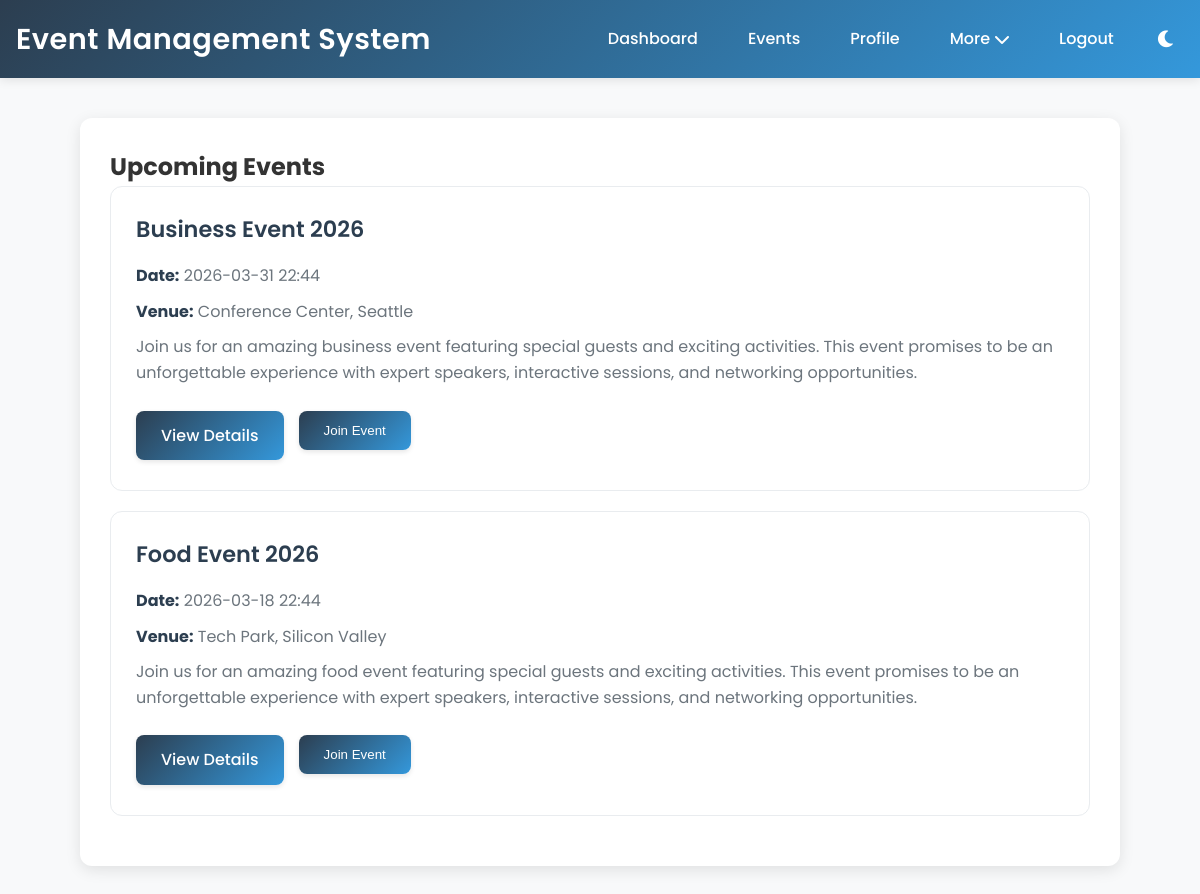
The page /upcoming_events (signed in) on the database as committed earlier.
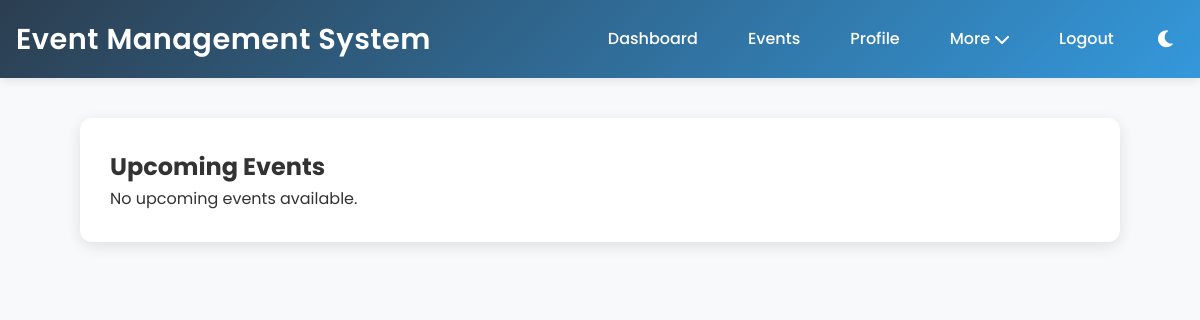
The same page on the database as committed later.
### app.py (models this page shows, shortened)
class Event(db.Model):
    id = db.Column(db.Integer, primary_key=True)
    title = db.Column(db.String(100), nullable=False)
    description = db.Column(db.Text, nullable=False)
    date = db.Column(db.DateTime, nullable=False)
    venue = db.Column(db.String(200), nullable=False)
    category = db.Column(db.String(50))
    capacity = db.Column(db.Integer)
    price = db.Column(db.Float, default=0.0)
    organizer = db.Column(db.String(100))
    contact_email = db.Column(db.String(120))
    contact_phone = db.Column(db.String(20))
    requirements = db.Column(db.Text)
    schedule = db.Column(db.Text)
    speakers = db.Column(db.Text)
    sponsors = db.Column(db.Text)
    image_url = db.Column(db.String(255))
    likes = db.Column(db.Integer, default=0)
    shares = db.Column(db.Integer, default=0)
    views = db.Column(db.Integer, default=0)
    revenue = db.Column(db.Float, default=0.0)
    chat_messages = db.relationship('ChatMessage', backref='event', lazy=True)
    organizer_id = db.Column(db.Integer, db.ForeignKey('user.id'))
    created_by = db.Column(db.Integer, db.ForeignKey('user.id'))

### app.py (the view)
@app.route('/upcoming_events')
@login_required
def upcoming_events():
    upcoming_events = Event.query.filter(Event.date > datetime.now()).all()
    return render_template('upcoming_events.html', events=upcoming_events)

### app.py (called while the page is built)
@login_manager.user_loader
def load_user(user_id):
    return User.query.get(int(user_id))

### templates/upcoming_events.html (shortened to what this page needs)
{% extends "base.html" %}
{% block content %}
<div class="card">
    <h2>Upcoming Events</h2>
    {% if events %}
        <div class="events-list">
            {% for event in events %}
                <div class="event-card">
                    <h3>{{ event.title }}</h3>
                    <p><strong>Date:</strong> {{ event.date.strftime('%Y-%m-%d %H:%M') }}</p>
                    <p><strong>Venue:</strong> {{ event.venue }}</p>
                    <p>{{ event.description }}</p>
                    <div class="event-actions">
                        <a href="{{ url_for('event_details', event_id=event.id) }}" class="btn">View Details</a>
                        {% if event not in current_user.joined_events %}
                            <form method="POST" action="{{ url_for('join_event', event_id=event.id) }}" style="display: inline;">
                                <button type="submit" class="btn">Join Event</button>
                            </form>
                        {% else %}
                            <span style="color: green; font-weight: bold;">Already Joined</span>
                        {% endif %}
                    </div>
                </div>
            {% endfor %}
        </div>
    {% else %}
        <p>No upcoming events available.</p>
    {% endif %}
</div>
{% endblock %}

Rows that differ between the two databases and show on the page:
no longer on this page (row edited): Event: title "Business Event 2026", date "2026-03-31 22:44", venue "Conference Center, Seattle", description "Join us for an amazing business event featuring special guests and exciting activities. This event promises to be an unforgettable experience with expert speakers, interactive sessions, and networking opportunities."
no longer on this page (row edited): Event: title "Food Event 2026", date "2026-03-18 22:44", venue "Tech Park, Silicon Valley", description "Join us for an amazing food event featuring special guests and exciting activities. This event promises to be an unforgettable experience with expert speakers, interactive sessions, and networking opportunities."
Other text that changed with them:
text now shown: "No upcoming events available."
